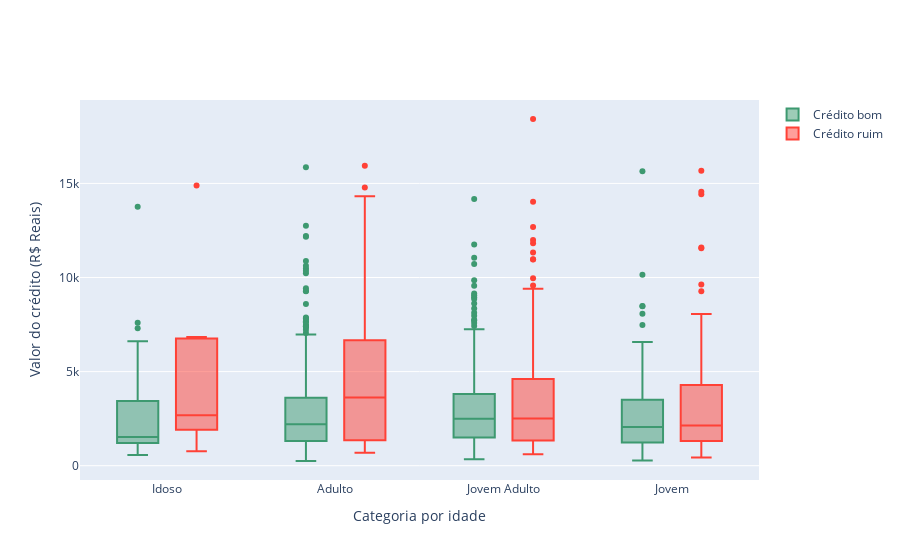

The code cell stored with this chart in its notebook:
### Code cell
#Criação de uma variável categórica para analisar Idade

interval = (18, 25, 35, 60, 120)

cats = ['Jovem', 'Jovem Adulto', 'Adulto', 'Idoso']
df_credit2["Age_cat"] = pd.cut(df_credit2.IdadeEmAnos, interval, labels=cats)


df_good = df_credit2[df_credit2["RiscoDeCredito"] == 'Bom']
df_bad = df_credit2[df_credit2["RiscoDeCredito"] == 'Ruim']


trace0 = go.Box(
    y=df_good["ValorDoCredito"],
    x=df_good["Age_cat"],
    name='Crédito bom',
    marker=dict(
        color='#3D9970'
    )
)

trace1 = go.Box(
    y=df_bad['ValorDoCredito'],
    x=df_bad['Age_cat'],
    name='Crédito ruim',
    marker=dict(
        color='#FF4136'
    )
)
    
data = [trace0, trace1]

layout = go.Layout(
    yaxis=dict(
        title='Valor do crédito (R$ Reais)',
        zeroline=False
    ),
    xaxis=dict(
        title='Categoria por idade'
    ),
    boxmode='group'
)
fig = go.Figure(data=data, layout=layout)

py.iplot(fig, filename='box-age-cat')

### Figure 1 — Plotly figure (JSON) as saved in the notebook; plotly's stock layout.template omitted (floating-point values rounded to 4 significant figures; data arrays with more than 128 entries replaced by an {"elided": "..."} marker saying what was removed)
{"data": [{"marker": {"color": "#3D9970"}, "name": "Crédito bom", "type": "box", "x": {"elided": "700 str values"}, "y": {"elided": "700 int values"}}, {"marker": {"color": "#FF4136"}, "name": "Crédito ruim", "type": "box", "x": {"elided": "300 str values"}, "y": {"elided": "300 int values"}}], "layout": {"boxmode": "group", "xaxis": {"title": {"text": "Categoria por idade"}}, "yaxis": {"title": {"text": "Valor do crédito (R$ Reais)"}, "zeroline": false}}}
